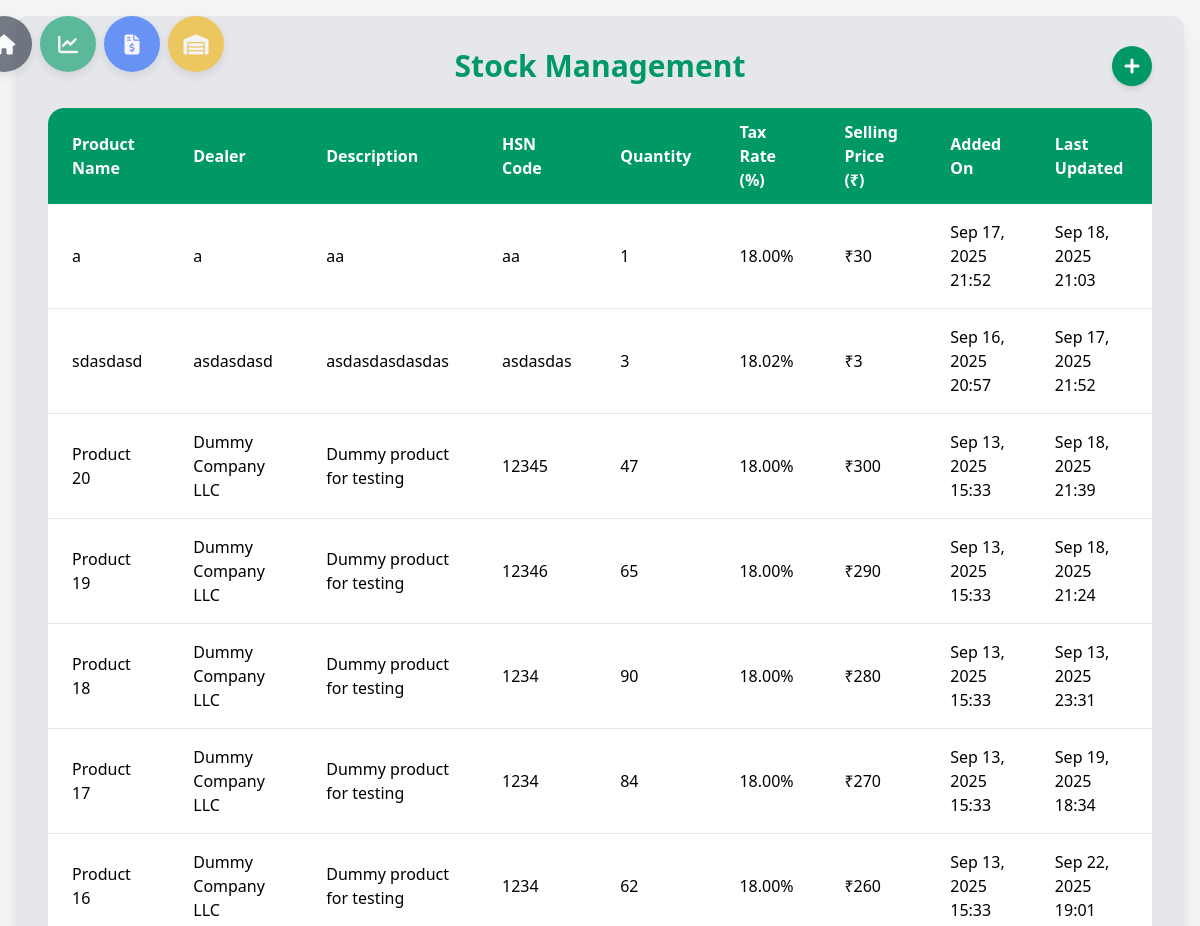
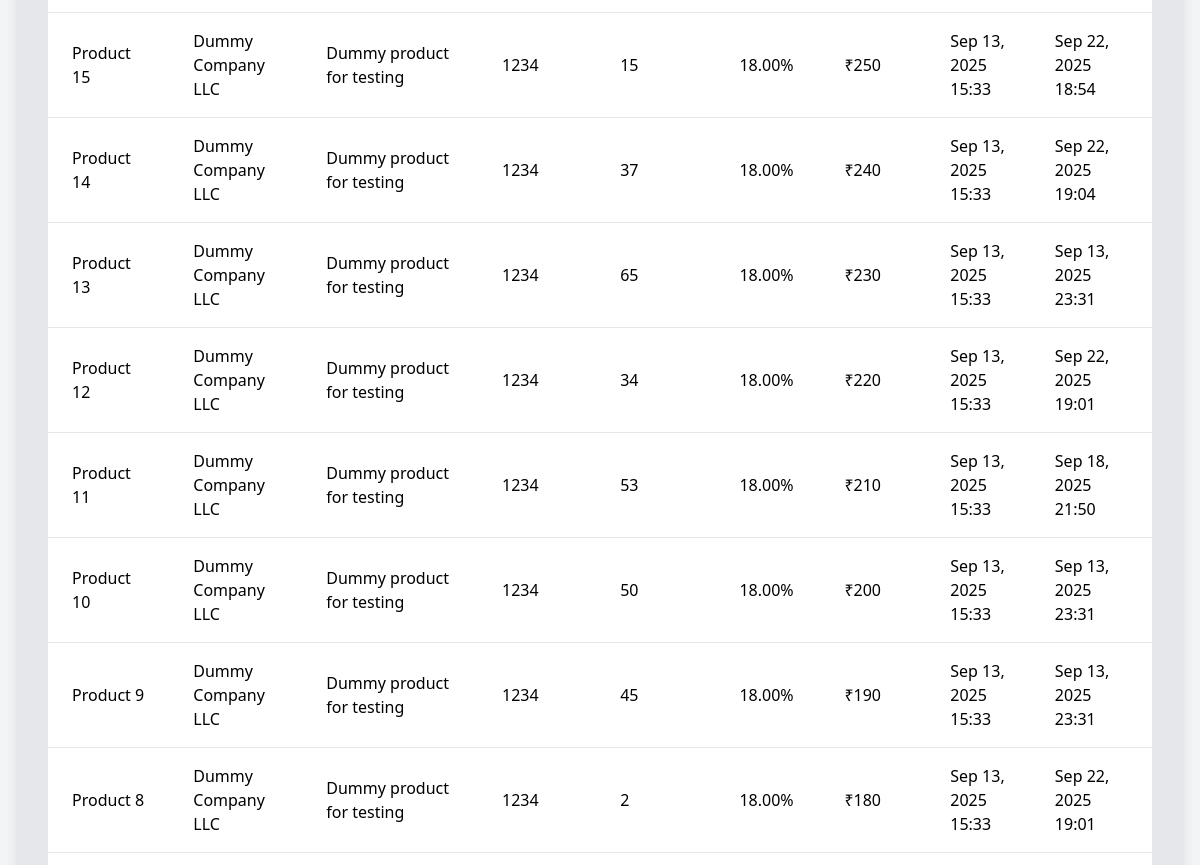
Before: /stocks/ (upper part) with the older database file (2 pictures, top to bottom).
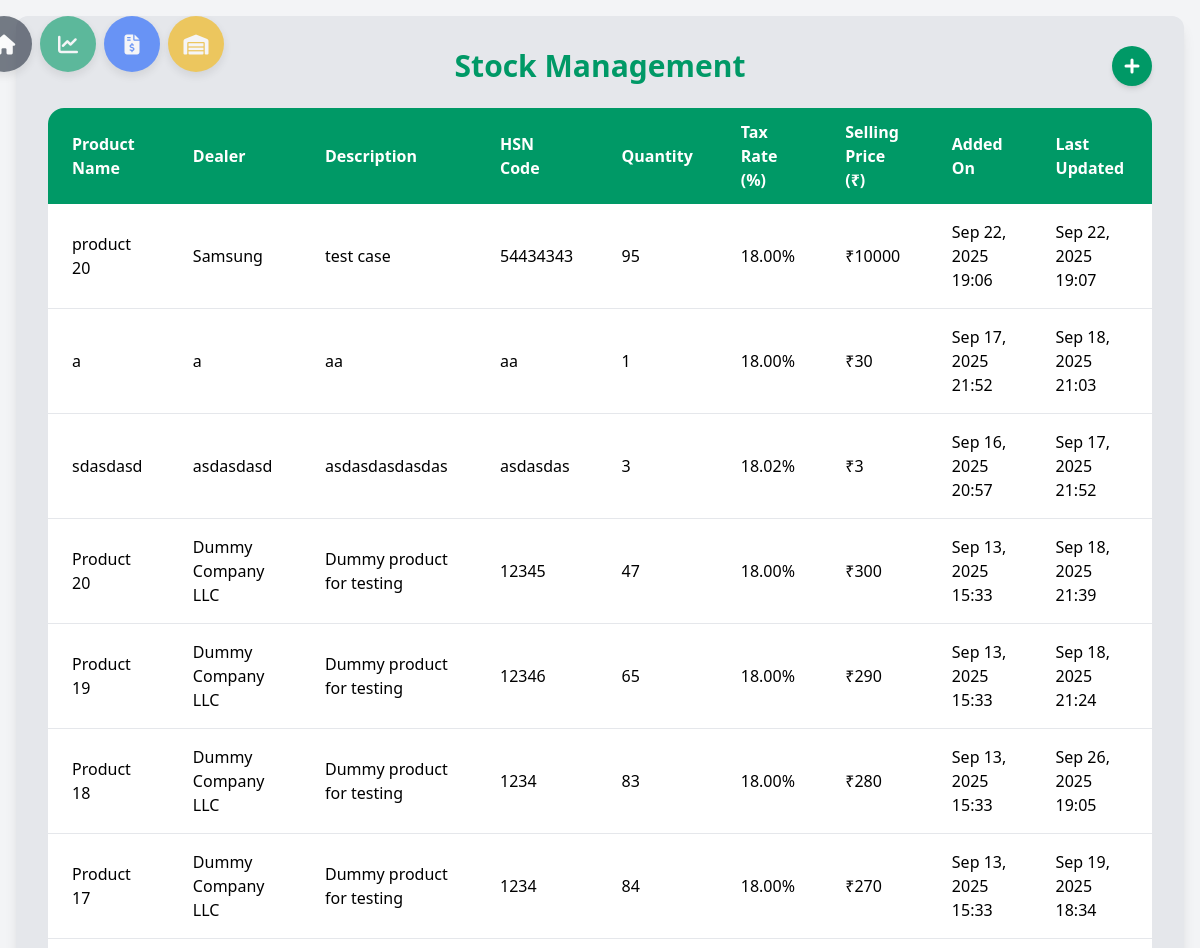
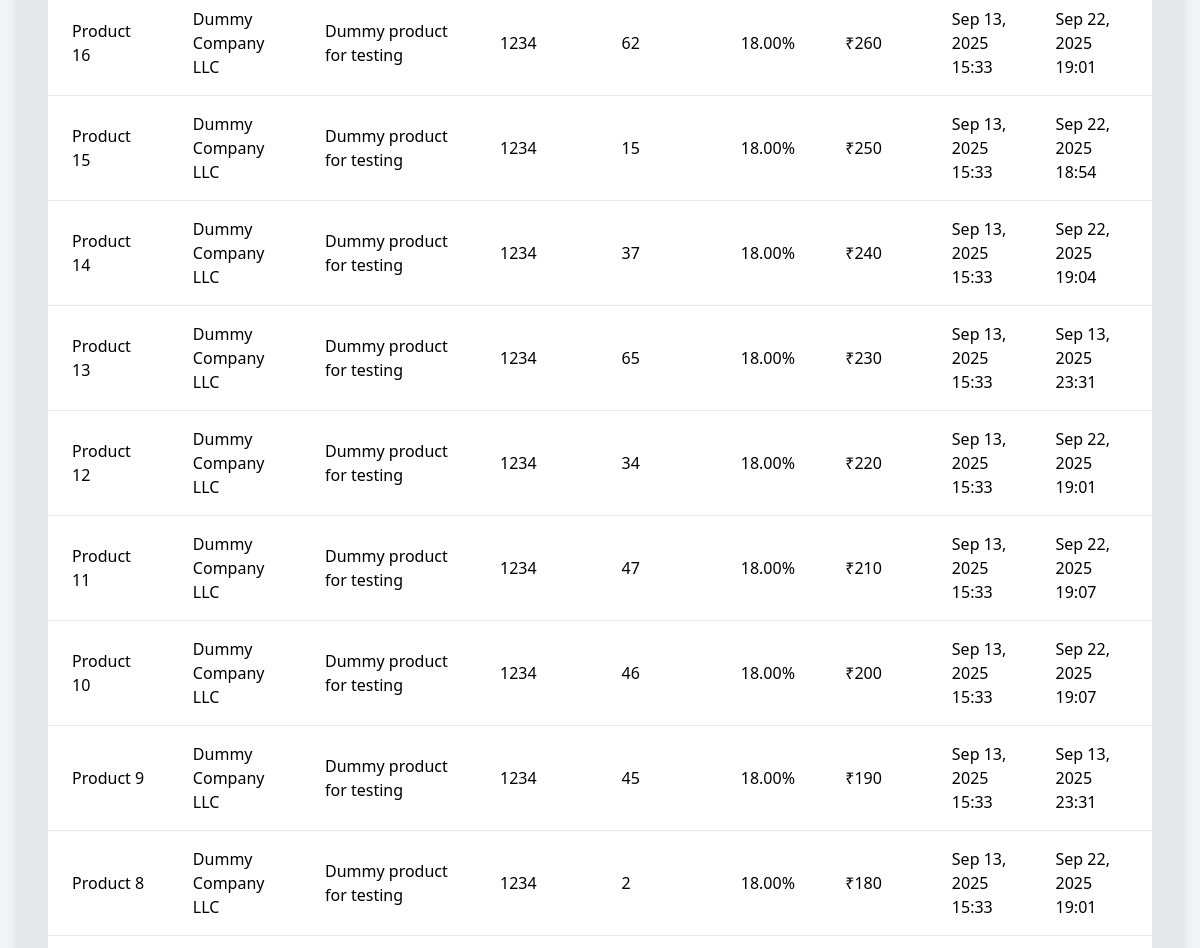
After: the same page with the newer database file (2 pictures, top to bottom).
### stockMang/models.py (models this page shows, shortened)
class Product(models.Model):
    name = models.CharField(max_length=200)
    description = models.TextField(blank=True, null=True)
    hsn_code = models.CharField(max_length=8, blank=True, null=True)
    stock_quantity = models.PositiveIntegerField(default=0)
    tax_rate = models.DecimalField(max_digits=4, decimal_places=2, default=18.00)
    selling_price = models.IntegerField(default=0,blank=True)
    created_at = models.DateTimeField(auto_now_add=True)
    updated_at = models.DateTimeField(auto_now=True)
    dealer = models.CharField(max_length=200, blank=True, null=True)

### stockMang/views.py (the view)
# urls.py: path('', views.stock, name='stock'),
def stock(request):
    Products = Product.objects.all().order_by('-created_at')
    return render(request, 'stockMang/stockPage.html', {'products': Products})

### stockMang/templates/stockMang/stockPage.html (shortened to what this page needs)
{% extends 'main/layout.html' %}
{% block content %}
<div class="min-h-screen bg-gray-100 flex items-center justify-center p-4">
    <div class="bg-gray-200 w-full max-w-7xl h-[90vh] p-8 rounded-xl shadow-lg flex flex-col">
        <div class="relative flex justify-center items-center mb-6 flex-shrink-0">
            <h1 class="text-3xl font-bold text-emerald-600">Stock Management</h1>
            <a href="{% url 'stockMang:addStock' %}"
               class="absolute top-1/2 right-0 -translate-y-1/2 bg-emerald-600 text-white p-2 rounded-full shadow-md hover:bg-emerald-800 active:bg-emerald-900 transform active:scale-95 transition-all duration-150">
                <svg xmlns="http://www.w3.org/2000/svg" class="h-6 w-6" fill="none"
                     viewBox="0 0 24 24" stroke="currentColor" stroke-width="3">
                  <path stroke-linecap="round" stroke-linejoin="round" d="M12 6v12m6-6H6" />
                </svg>
            </a>
        </div>
        <div class="flex-1 overflow-y-auto no-scrollbar rounded-2xl">
            <table class="min-w-full bg-white rounded-lg shadow-md overflow-hidden">
                <thead class="sticky top-0">
                    <tr>
                        <th class="py-3 px-6 bg-emerald-600 text-white font-semibold text-left">Product Name</th>
                        <th class="py-3 px-6 bg-emerald-600 text-white font-semibold text-left">Dealer</th>
                        <th class="py-3 px-6 bg-emerald-600 text-white font-semibold text-left">Description</th>
                        <th class="py-3 px-6 bg-emerald-600 text-white font-semibold text-left">HSN Code</th>
                        <th class="py-3 px-6 bg-emerald-600 text-white font-semibold text-left">Quantity</th>
                        <th class="py-3 px-6 bg-emerald-600 text-white font-semibold text-left">Tax Rate (%)</th>
                        <th class="py-3 px-6 bg-emerald-600 text-white font-semibold text-left">Selling Price (₹)</th>
                        <th class="py-3 px-6 bg-emerald-600 text-white font-semibold text-left">Added On</th>
                        <th class="py-3 px-6 bg-emerald-600 text-white font-semibold text-left">Last Updated</th>
                    </tr>
                </thead>
                <tbody class="divide-y divide-gray-200">
                    {% for product in products %}
                    <tr class="hover:bg-gray-50 transition duration-200 cursor-pointer"
                    onclick="window.location='{% url 'stockMang:editStock' product.id %}'">
                        <td class="py-4 px-6 font-medium">{{ product.name }}</td>
                        <td class="py-4 px-6">
                            {% if product.dealer %}
                                {{ product.dealer }}
                            {% else %}
                                <span class="text-gray-400 italic">No Dealer</span>
                            {% endif %}
                        </td>
                        <td class="py-4 px-6">{{ product.description|default:"-" }}</td>
                        <td class="py-4 px-6">{{ product.hsn_code|default:"-" }}</td>
                        <td class="py-4 px-6">{{ product.stock_quantity }}</td>
                        <td class="py-4 px-6">{{ product.tax_rate }}%</td>
                        <td class="py-4 px-6">₹{{ product.selling_price }}</td>
                        <td class="py-4 px-6">{{ product.created_at|date:"M d, Y H:i" }}</td>
                        <td class="py-4 px-6">{{ product.updated_at|date:"M d, Y H:i" }}</td>
                    </tr>
                    {% empty %}
                    <tr>
                        <td colspan="9" class="text-center py-10 px-6 text-gray-500">
                            <p>No products found in your inventory.</p>
                        </td>
                    </tr>
                    {% endfor %}
                </tbody>
            </table>
        </div>
    </div>
</div>
{% endblock %}

### main/templates/main/layout.html (shortened to what this page needs)
<!DOCTYPE html>
{% load static %}
<html lang="en">
<head>
    <link rel="stylesheet" href="{% static 'dist/styles.css' %}">
    <link href="https://cdnjs.cloudflare.com/ajax/libs/font-awesome/6.5.2/css/all.min.css" rel="stylesheet">
</head>
<body class="bg-gray-50">
{% block content %}{% endblock %}
{% if request.path != '/' %}
<div class="floating-navbar fan-out">
    <a href="/" class="nav-btn bg-gray-800 group">
        <i class="fas fa-home fa-lg"></i>
    </a>
    <a href="{% url 'Billing:dashboard' %}" class="nav-btn bg-emerald-600 group">
        <i class="fas fa-chart-line fa-lg"></i>
    </a>
    <a href="{% url 'Billing:Billing-home' %}" class="nav-btn bg-blue-600 group">
        <i class="fas fa-file-invoice-dollar fa-lg"></i>
    </a>
    <a href="{% url 'stockMang:stock' %}" class="nav-btn bg-yellow-500 group">
        <i class="fas fa-warehouse fa-lg"></i>
    </a>
</div>
{% endif %}
</body>
</html>

### main/templates/main/layout.html (style rules this page uses)
.floating-navbar { position: fixed; top: 1rem; left: 1rem; display: flex; align-items: center; gap: 0.5rem; z-index: 50; }
.nav-btn { width: 56px; height: 56px; border-radius: 50%; display: flex; align-items: center; justify-content: center; color: #fff; box-shadow: 0 4px 10px rgba(0,0,0,0.15); cursor: pointer; position: relative; transition: transform 0.3s ease, background-color 0.3s ease, filter 0.3s ease; }
.fan-out .nav-btn { transform: translateX(-40px); opacity: 0.6; }

### stockMang/templates/stockMang/stockPage.html (style rules this page uses)
.no-scrollbar { -ms-overflow-style: none !important; scrollbar-width: none !important; }

Changed rows visible on the page:
added Product: name "product 20", dealer "Samsung", description "test case", hsn_code "54434343", stock_quantity "95", tax_rate "18.00", selling_price "10000", created_at "Sep 22, 2025 19:06", updated_at "Sep 22, 2025 19:07"
changed Product "Product 18": stock_quantity "90" → "83"; updated_at "Sep 13, 2025 23:31" → "Sep 26, 2025 19:05"
changed Product "Product 11": stock_quantity "53" → "47"; updated_at "Sep 18, 2025 21:50" → "Sep 22, 2025 19:07"
changed Product "Product 10": stock_quantity "50" → "46"; updated_at "Sep 13, 2025 23:31" → "Sep 22, 2025 19:07"
